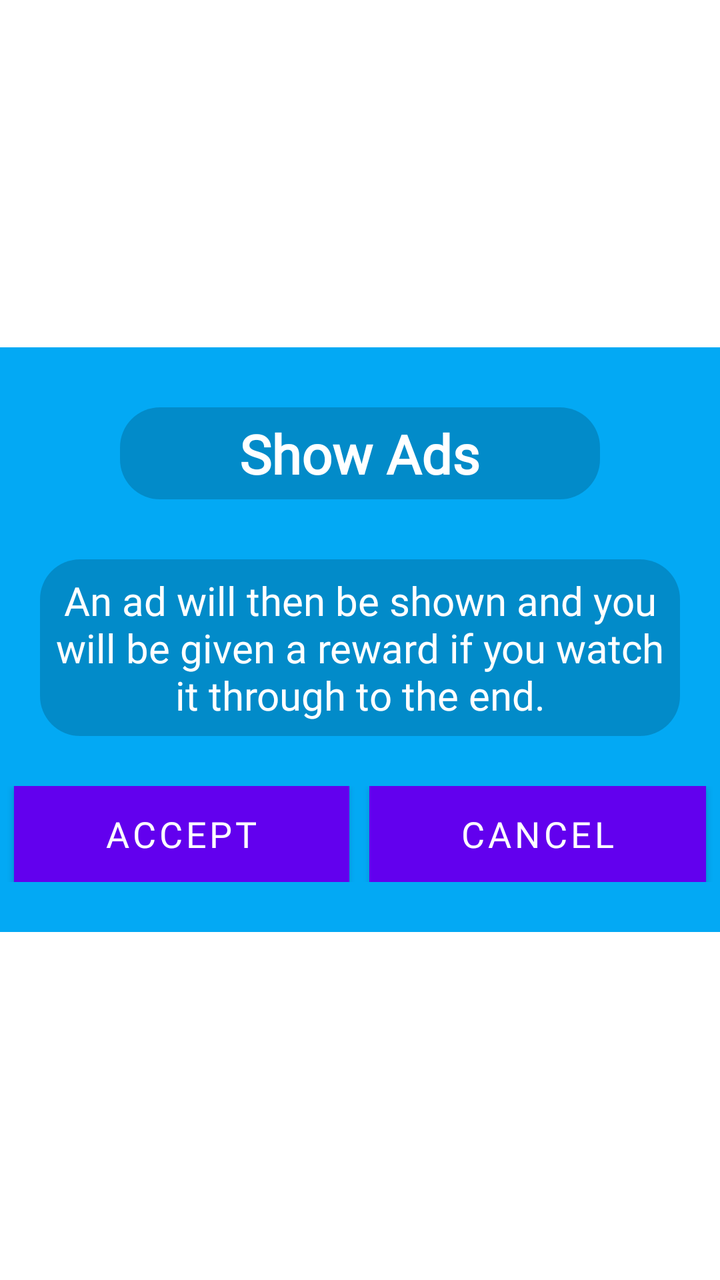
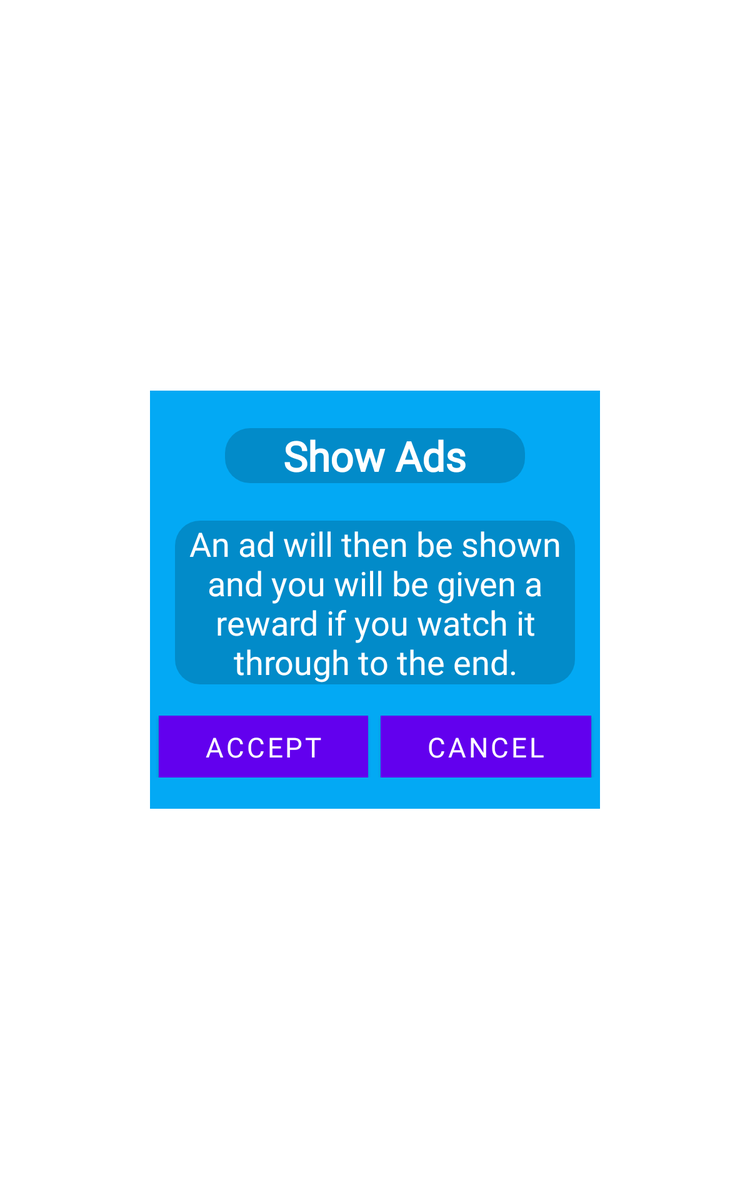

The same Android screen from two of the app's own layout files: first res/layout/ as a phone draws it, then the repository's variant for another configuration, drawn on a device whose configuration selects that folder. Both files follow.
<!-- AndroidManifest.xml: application theme AppTheme -->
<!-- res/layout/dialog_corazones.xml -->
<?xml version="1.0" encoding="utf-8"?>
<FrameLayout xmlns:android="http://schemas.android.com/apk/res/android"
    xmlns:app="http://schemas.android.com/apk/res-auto"
    xmlns:tools="http://schemas.android.com/tools"
    android:layout_width="match_parent"
    android:layout_height="match_parent"
    android:layout_gravity="center">

    <RelativeLayout
        android:layout_width="match_parent"
        android:layout_height="match_parent"
        android:background="@color/transparente"
        android:gravity="center"
        tools:ignore="UselessParent">


        <LinearLayout
            android:id="@+id/LinearL"
            android:layout_width="match_parent"
            android:layout_height="wrap_content"
            android:background="@color/colorPrimary"
            android:orientation="vertical">

            <LinearLayout
                android:layout_width="match_parent"
                android:layout_height="wrap_content"
                android:layout_marginBottom="25dp"
                android:gravity="center"
                android:orientation="vertical">

                <LinearLayout
                    android:layout_width="match_parent"
                    android:layout_height="match_parent"
                    android:layout_marginLeft="60dp"
                    android:layout_marginTop="30dp"
                    android:layout_marginRight="60dp"
                    android:background="@drawable/dialogo_config_minfondo"
                    android:gravity="center"
                    android:orientation="vertical">

                    <TextView
                        android:layout_width="wrap_content"
                        android:layout_margin="5dp"
                        android:layout_height="wrap_content"
                        android:layout_marginLeft="20dp"
                        android:layout_marginRight="20dp"
                        android:fontFamily="@font/fredoka_one"
                        android:gravity="center"
                        android:text="@string/tittle_ads"
                        android:textAlignment="center"
                        android:textColor="@color/white"
                        android:textSize="27sp"
                        android:textStyle="bold"
                        app:autoSizeTextType="uniform" />
                </LinearLayout>

                <LinearLayout
                    android:layout_width="match_parent"
                    android:layout_height="match_parent"
                    android:layout_marginLeft="20dp"
                    android:layout_marginTop="30dp"
                    android:layout_marginRight="20dp"
                    android:background="@drawable/dialogo_config_minfondo"
                    android:orientation="vertical">

                    <TextView
                        android:id="@+id/textView3"
                        android:layout_margin="7dp"
                        android:layout_width="match_parent"
                        android:layout_height="wrap_content"
                        android:text="@string/ads_description"
                        android:fontFamily="@font/fredoka_one"
                        android:gravity="center"
                        android:textColor="@color/white"
                        android:textSize="20sp"
                        android:autoSizeTextType="uniform"
                        android:textAlignment="center"
                        />
                </LinearLayout>


            </LinearLayout>

            <LinearLayout
                android:layout_width="match_parent"
                android:layout_height="wrap_content"
                android:gravity="center"
                android:orientation="horizontal"
                android:layout_marginBottom="25dp">

                <Button
                    android:id="@+id/btn_accept"
                    android:layout_width="wrap_content"
                    android:layout_height="wrap_content"
                    android:layout_weight="1"
                    android:layout_marginStart="7dp"
                    android:layout_marginEnd="5dp"
                    android:background="@color/green"
                    android:text="@string/vale"
                    android:textColor="@color/white"
                    android:fontFamily="@font/fredoka_one"
                    android:textSize="18sp"/>

                <Button
                    android:id="@+id/btn_cancel"
                    android:layout_width="wrap_content"
                    android:layout_height="wrap_content"
                    android:layout_weight="1"
                    android:layout_marginStart="5dp"
                    android:layout_marginEnd="7dp"
                    android:background="@color/red"
                    android:text="@string/cancel"
                    android:textColor="@color/white"
                    android:fontFamily="@font/fredoka_one"
                    android:textSize="18sp"/>

            </LinearLayout>

        </LinearLayout>

    </RelativeLayout>
</FrameLayout>
<!-- resources referenced by this layout -->
<resources>
  <color name="colorPrimary">#03A9F4</color>
  <color name="green">#2CE434</color>
  <color name="red">#F11414</color>
  <color name="transparente">#00FFFFFF</color>
  <color name="white">#FFFFFF</color>
  <!-- drawable dialogo_config_minfondo (drawable) -->
  <?xml version="1.0" encoding="utf-8"?>
  <shape xmlns:android="http://schemas.android.com/apk/res/android">
  
      <corners
          android:radius="20dp"/>
      <solid
          android:color="#2D000000">
  
      </solid>
  
  </shape>
  <string name="ads_description">An ad will then be shown and you will be given a reward if you watch it through to the end.</string>
  <string name="cancel">Cancel</string>
  <string name="tittle_ads">Show Ads</string>
  <string name="vale">Accept</string>
</resources>
<!-- res/layout-large/dialog_corazones.xml (the repository's variant of the layout above) -->
<!-- drawn on a 7-inch tablet held upright -->
<?xml version="1.0" encoding="utf-8"?>
<FrameLayout xmlns:android="http://schemas.android.com/apk/res/android"
    xmlns:app="http://schemas.android.com/apk/res-auto"
    xmlns:tools="http://schemas.android.com/tools"
    android:layout_width="match_parent"
    android:layout_height="match_parent"
    android:layout_gravity="center">

    <RelativeLayout
        android:layout_width="match_parent"
        android:layout_height="match_parent"
        android:background="@color/transparente"
        android:gravity="center"
        tools:ignore="UselessParent">


        <LinearLayout
            android:id="@+id/LinearL"
            android:layout_width="match_parent"
            android:layout_height="wrap_content"
            android:layout_alignParentStart="true"
            android:layout_alignParentEnd="true"
            android:layout_marginStart="120dp"
            android:layout_marginEnd="120dp"
            android:background="@color/colorPrimary"
            android:orientation="vertical">

            <LinearLayout
                android:layout_width="match_parent"
                android:layout_height="wrap_content"
                android:layout_marginBottom="25dp"
                android:gravity="center"
                android:orientation="vertical">

                <LinearLayout
                    android:layout_width="match_parent"
                    android:layout_height="match_parent"
                    android:layout_marginLeft="60dp"
                    android:layout_marginTop="30dp"
                    android:layout_marginRight="60dp"
                    android:background="@drawable/dialogo_config_minfondo"
                    android:gravity="center"
                    android:orientation="vertical">

                    <TextView
                        android:layout_width="wrap_content"
                        android:layout_height="wrap_content"
                        android:layout_marginLeft="20dp"
                        android:layout_marginRight="20dp"
                        android:fontFamily="@font/fredoka_one"
                        android:gravity="center"
                        android:text="@string/tittle_ads"
                        android:textAlignment="center"
                        android:textColor="@color/white"
                        android:textSize="33sp"
                        android:textStyle="bold"
                        app:autoSizeTextType="uniform" />
                </LinearLayout>

                <LinearLayout
                    android:layout_width="match_parent"
                    android:layout_height="match_parent"
                    android:layout_marginLeft="20dp"
                    android:layout_marginTop="30dp"
                    android:layout_marginRight="20dp"
                    android:background="@drawable/dialogo_config_minfondo"
                    android:orientation="vertical">

                    <TextView
                        android:id="@+id/textView3"
                        android:layout_width="match_parent"
                        android:layout_height="wrap_content"
                        android:autoSizeTextType="uniform"
                        android:fontFamily="@font/fredoka_one"
                        android:gravity="center"
                        android:text="@string/ads_description"
                        android:textAlignment="center"
                        android:textColor="@color/white"
                        android:textSize="27sp" />
                </LinearLayout>


            </LinearLayout>

            <LinearLayout
                android:layout_width="match_parent"
                android:layout_height="wrap_content"
                android:layout_marginBottom="25dp"
                android:gravity="center"
                android:orientation="horizontal">

                <Button
                    android:id="@+id/btn_accept"
                    android:layout_width="wrap_content"
                    android:layout_height="wrap_content"
                    android:layout_marginStart="7dp"
                    android:layout_marginEnd="5dp"
                    android:layout_weight="1"
                    android:background="@color/green"
                    android:fontFamily="@font/fredoka_one"
                    android:text="@string/vale"
                    android:textColor="@color/white"
                    android:textSize="22sp" />

                <Button
                    android:id="@+id/btn_cancel"
                    android:layout_width="wrap_content"
                    android:layout_height="wrap_content"
                    android:layout_marginStart="5dp"
                    android:layout_marginEnd="7dp"
                    android:layout_weight="1"
                    android:background="@color/red"
                    android:fontFamily="@font/fredoka_one"
                    android:text="@string/cancel"
                    android:textColor="@color/white"
                    android:textSize="22sp" />

            </LinearLayout>

        </LinearLayout>

    </RelativeLayout>
</FrameLayout>
